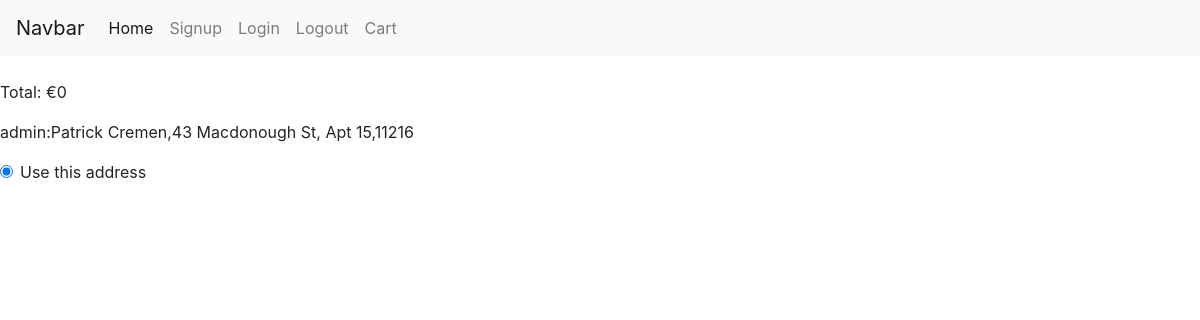
/cart/pay/ (signed in), run on an earlier commit of the app's database.
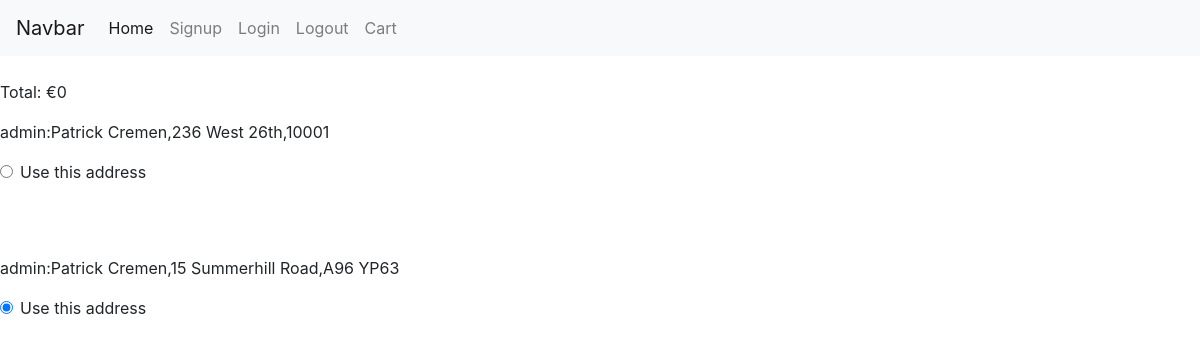
And on a later commit of the database.
### market/models.py (models this page shows, shortened)
class Delivery(models.Model):
    user = models.ForeignKey(User, null=False, on_delete=models.PROTECT)
    full_name = models.CharField(max_length=50, blank=False)
    phone_number = models.CharField(max_length=20, blank=False)
    street_address1 = models.CharField(max_length=40, blank=False)
    street_address2 = models.CharField(max_length=40, blank=True)
    postcode = models.CharField(max_length=20, blank=True)
    town_or_city = models.CharField(max_length=40, blank=False)
    county = models.CharField(max_length=50, blank=False)
    country = CountryField()
    current_delivery_method = models.BooleanField(default=True)
    def __str__(self):
        return "{0}:{1},{2},{3}".format(self.user, self.full_name, self.street_address1, self.postcode)

### accounts/models.py (models this page shows)
class User(AbstractUser):
    USERNAME_FIELD = "email"
    email = models.EmailField(('email address'), blank=False, unique=True)
    REQUIRED_FIELDS = []
    def __str__(self):
        return self.username

### market/views.py (the view, shortened to what this page needs)
def pay(request):
    user = request.user
    user_addresses = get_user_delivery_addresses(user)
    return render(request, 'pay.html', {"addresses": user_addresses})

### market/cart.py (called while the page is built)
    def __len__(self):
        return sum(item['quantity'] for item in self.cart.values())

    def get_total_price(self):
        return sum(Decimal(item['price']) * item['quantity'] for item in self.cart.values())

    def get_stripe_price(self):
        return (sum(Decimal(item['price']) * item['quantity'] for item in self.cart.values()) * 100)

### market/checkout.py (called while the page is built)
def get_user_delivery_addresses(user):
    return Delivery.objects.filter(user=user)

### market/contexts.py (called while the page is built)
def cart(request):
    return {'cart': Cart(request)}

### market/templates/pay.html (shortened to what this page needs)
{% extends 'base.html' %}
{% load bootstrap_tags %}
{% block content %}
<br>
<p>Total: €{{ cart.get_total_price }}</p>
<form method="POST">
{% for address in addresses %}
<p>{{ address }}</p>
<div class="form-check">
    {% if address.current_delivery_method %}
  <input class="form-check-input" type="radio" name="deliverySelection" id="{{ address.id }}" add value="{{ address.id }}" checked >
  {% else %}
   <input class="form-check-input" type="radio" name="deliverySelection"id="{{ address.id }}" value="{{ address.id }}" >
   {% endif %}
  <label class="form-check-label" >
    Use this address
  </label>
</div>
<br><br><br>
{% endfor %}
</form>
{% endblock %}

### templates/base.html (shortened to what this page needs)
<!DOCTYPE html>
<html lang="en">
<head>
    <link rel="stylesheet" href="https://maxcdn.bootstrapcdn.com/bootstrap/4.0.0/css/bootstrap.min.css">
</head>
<header>
    <nav class="navbar navbar-expand-lg navbar-light bg-light">
  <a class="navbar-brand" href="#">Navbar</a>
  <div class="collapse navbar-collapse" id="navbarSupportedContent">
    <ul class="navbar-nav mr-auto">
      <li class="nav-item active">
        <a class="nav-link" href="#">Home <span class="sr-only">(current)</span></a>
      </li>
      <li class="nav-item">
        <a class="nav-link" href="{% url 'signup' %}">Signup</a>
      </li>
       <li class="nav-item">
        <a class="nav-link" href="{% url 'login' %}">Login</a>
      </li>
       <li class="nav-item">
        <a class="nav-link" href="{% url 'logout' %}">Logout</a>
      </li>
         <li class="nav-item">
        <a class="nav-link" href="{% url 'view_cart' %}">Cart </a>
      </li>
  </div>
</nav>
</header>
<body>
    {% block content %}{% endblock %}
</body>
</html>

What changed in the data, as far as the page shows it:
removed Delivery: user+full_name+street_address1 "admin:Patrick Cremen,43 Macdonough St, Apt 15,11216"
added Delivery: user+full_name+street_address1 "admin:Patrick Cremen,236 West 26th,10001"
added Delivery: user+full_name+street_address1 "admin:Patrick Cremen,15 Summerhill Road,A96 YP63"
